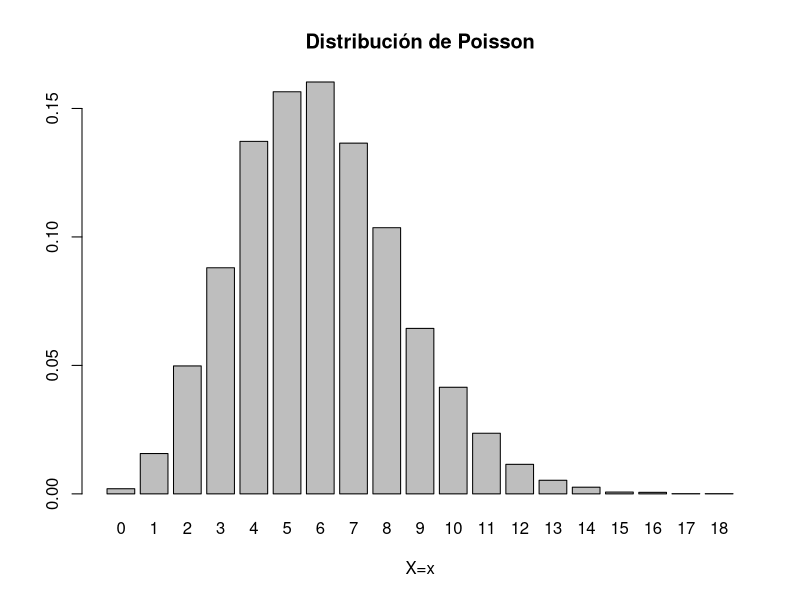
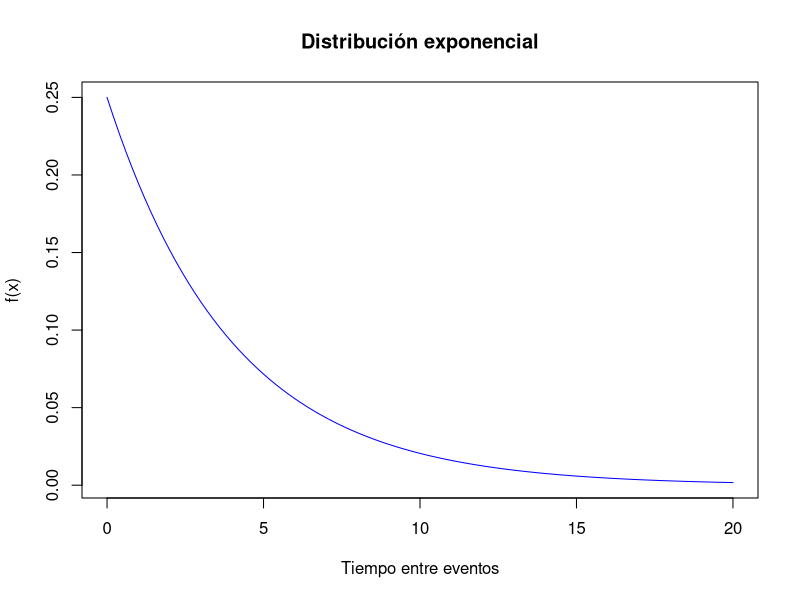

Here is the R script that generated these plots, in order:
## EJEMPLO 02: DISTRIBUCIÓN DE POISSON Y EXPONENCIAL
"Un banco recibe, en promedio, 6 cheques sin fondo por día." 
set.seed(0202)

"a) Grafica la función de distribución de la variable aleatoria. (Asume que se obtienen 
10,000 muestras)"
poisson <- rpois(n = 10000, lambda = 6)
barplot(table(poisson)/length(poisson),
        main = "Distribución de Poisson", 
        xlab = "X=x")

"b) ¿Cuál es la probabilidad de que reciba 4 cheques sin fondo en un dia"
dpois(x = 4, lambda = 6)

"c) ¿Cuál es la probabilidad de que reciba más de 8 cheques sin fondo?"
ppois(q = 8, lambda = 6, lower.tail = FALSE)

"d) ¿Cuál es la probabilidad de que reciba entre 4 y 10 cheques sin fondo?"
ppois(q = 10, lambda = 6) - ppois(q = 4, lambda = 6)

"e) ¿Cuál es la probabilidad de que tengan que pasar 5 horas o menos hasta que 
se presente el siguiente cheque sin fondos?"
pexp(q = 5, rate = 6/24, lower.tail = FALSE)

"f) ¿Cuál es la probabilidad de que tengan que pasar entre 2 y 4 hasta que se presente 
el siguiente cheque sin fondos?"
pexp(q = 4, rate = 6/24) - pexp(q = 2, rate = 6/24)

"g) Realiza la gráfica de distribución de probabilidad de la variable aleatoria anterior"
curve(dexp(x, rate = 6/24), from=0, to=20, 
      col='blue', main = "Distribución exponencial",
      ylab = "f(x)", xlab = "Tiempo entre eventos")
